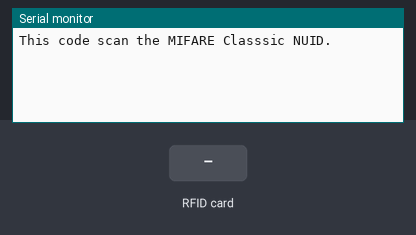
A sketch run on a simulated ESP32. Shown: the last lines printed to the serial monitor. The test bench sets the inputs (shaded band).

Above: at 1.2 s.
1.3 s: RFID card 5E 7A 19 C4 held to the reader
At 2.1 s:
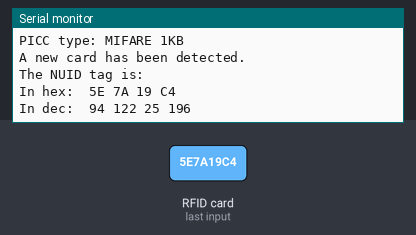
2.8 s: RFID card 5E 7A 19 C4 held to the reader
At 4.1 s:
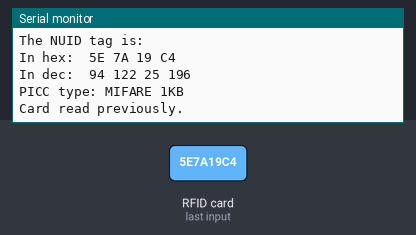

The sketch:

Arduino_MFRC522_ReadNUID.ino
```cpp
// (licence header left out)
//#define ESP32
//#define ARDUINO_Heltec_WIFI_LoRa_32

#include <SPI.h>
#include <MFRC522.h>

#if defined ARDUINO_Heltec_WIFI_LoRa_32 || defined ESP32
#define SS_PIN 5
#define RFID_SCK 18
#define RFID_MOSI 23
#define RFID_MISO 19
#define RST_PIN 22
#else
#define RST_PIN         9          // Configurable, see typical pin layout above
#define SS_PIN          10        // Configurable, see typical pin layout above
#endif

MFRC522 rfid(SS_PIN, RST_PIN); // Instance of the class

//MFRC522::MIFARE_Key key;

// Init array that will store new NUID
byte nuidPICC[4];

void setup() {
  Serial.begin(38400);

#ifdef ARDUINO_Heltec_WIFI_LoRa_32
  SPI.begin(RFID_SCK, RFID_MISO, RFID_MOSI);      // Init SPI bus
#else
  SPI.begin();      // Init SPI bus
#endif

  rfid.PCD_Init(); // Init MFRC522

  Serial.println(F("This code scan the MIFARE Classsic NUID."));

  /*
  for (byte i = 0; i < 6; i++) {
    key.keyByte[i] = 0xFF;
  }

  Serial.print(F("Using the following key:"));
  printHex(key.keyByte, MFRC522::MF_KEY_SIZE);
  Serial.println();
  */
}

void loop() {

  // Reset the loop if no new card present on the sensor/reader. This saves the entire process when idle.
  if ( ! rfid.PICC_IsNewCardPresent())
    return;

  // Verify if the NUID has been readed
  if ( ! rfid.PICC_ReadCardSerial())
    return;

  Serial.print(F("PICC type: "));

  MFRC522::PICC_Type piccType = rfid.PICC_GetType(rfid.uid.sak);
  Serial.println(rfid.PICC_GetTypeName(piccType));

  // Check is the PICC of Classic MIFARE type
  if (piccType != MFRC522::PICC_TYPE_MIFARE_MINI &&
    piccType != MFRC522::PICC_TYPE_MIFARE_1K &&
    piccType != MFRC522::PICC_TYPE_MIFARE_4K) {
    Serial.println(F("Your tag is not of type MIFARE Classic."));
    return;
  }

  if (rfid.uid.uidByte[0] != nuidPICC[0] ||
    rfid.uid.uidByte[1] != nuidPICC[1] ||
    rfid.uid.uidByte[2] != nuidPICC[2] ||
    rfid.uid.uidByte[3] != nuidPICC[3] ) {
    Serial.println(F("A new card has been detected."));

    // Store NUID into nuidPICC array
    for (byte i = 0; i < 4; i++) {
      nuidPICC[i] = rfid.uid.uidByte[i];
    }

    Serial.println(F("The NUID tag is:"));
    Serial.print(F("In hex: "));
    printHex(rfid.uid.uidByte, rfid.uid.size);
    Serial.println();
    Serial.print(F("In dec: "));
    printDec(rfid.uid.uidByte, rfid.uid.size);
    Serial.println();
  }
  else Serial.println(F("Card read previously."));

  // Halt PICC
  rfid.PICC_HaltA();

  // Stop encryption on PCD
  rfid.PCD_StopCrypto1();
}


/**
 * Helper routine to dump a byte array as hex values to Serial.
 */
void printHex(byte *buffer, byte bufferSize) {
  for (byte i = 0; i < bufferSize; i++) {
    Serial.print(buffer[i] < 0x10 ? " 0" : " ");
    Serial.print(buffer[i], HEX);
  }
}

/**
 * Helper routine to dump a byte array as dec values to Serial.
 */
void printDec(byte *buffer, byte bufferSize) {
  for (byte i = 0; i < bufferSize; i++) {
    Serial.print(buffer[i] < 0x10 ? " 0" : " ");
    Serial.print(buffer[i], DEC);
  }
}
```

Measured:
- after the input at 1.3 s, the serial monitor: prints a new line at once (image 1)
- after the input at 2.8 s, the serial monitor: prints a new line at once (image 2)
